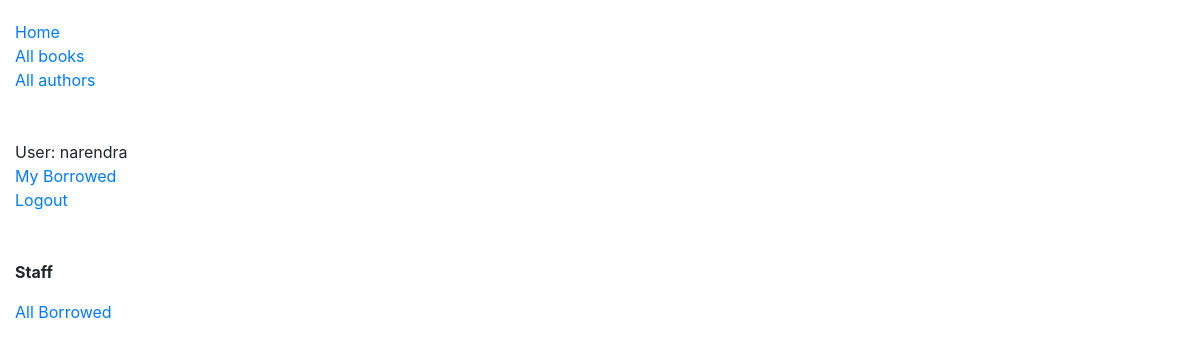
Before: /authors/ (signed in) with the older database file.
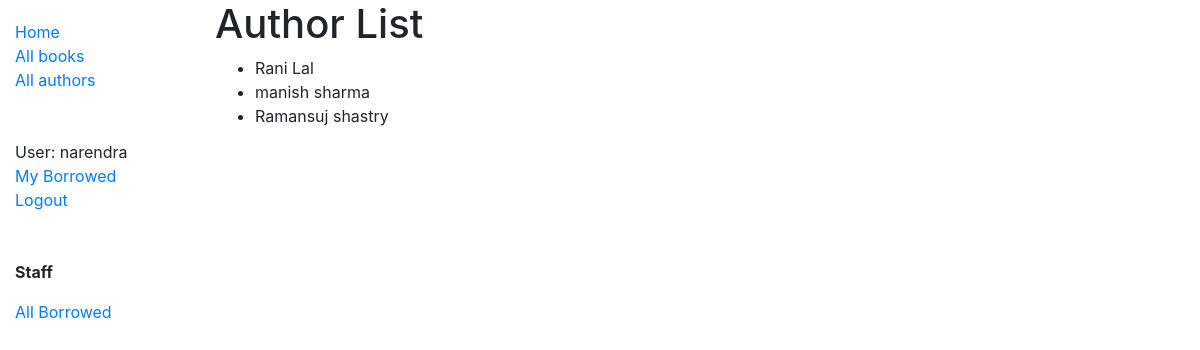
After: the same page with the newer database file.
### catalog/models.py (models this page shows, shortened)
class Author(models.Model):
	first_name = models.CharField(max_length=100)
	last_name = models.CharField(max_length=100)
	date_of_birth = models.DateField(null=True, blank=True)
	date_of_death = models.DateField('died', null=True, blank=True)
	class Meta:
		ordering = ['last_name','first_name']

### catalog/views.py (the view)
# urls.py: url(r'^authors/',AuthorListView.as_view(),name='authors'),
class AuthorListView(ListView):
	model = Author
	context_object_name = 'author_list'
	queryset = Author.objects.all()[:5]
	template_name = "catalog/author_list.html"

### catalog/templates/catalog/author_list.html
{% extends 'base.html' %}
{% block content %}
{% if author_list %}
<h1>Author List</h1>
<ul>
{% for author in author_list %}
<li>{{ author.first_name }} {{ author.last_name }}</li>
{% endfor %}
</ul>
{% endif %}
{% endblock %}

Changed rows visible on the page:
added Author: first_name "Rani", last_name "Lal"
added Author: first_name "manish", last_name "sharma"
added Author: first_name "Ramansuj", last_name "shastry"
Other visible differences:
text now shown: "Author List"
